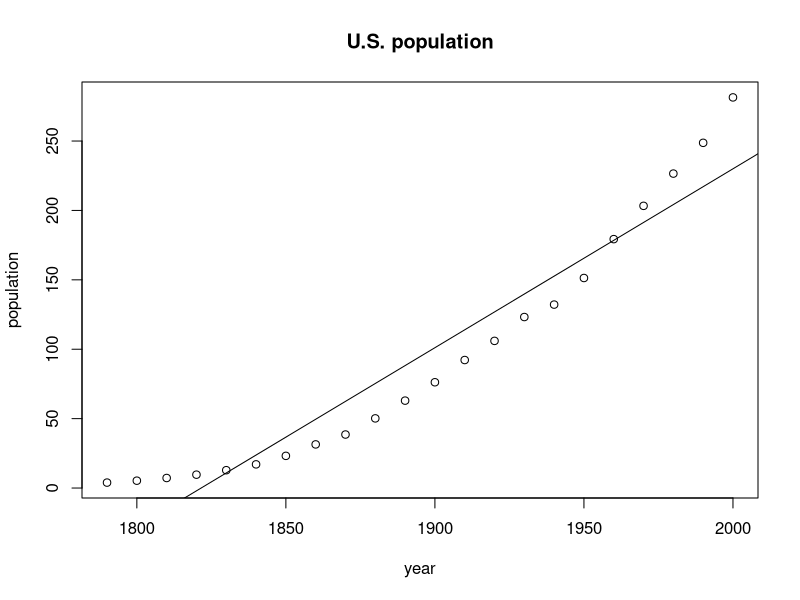
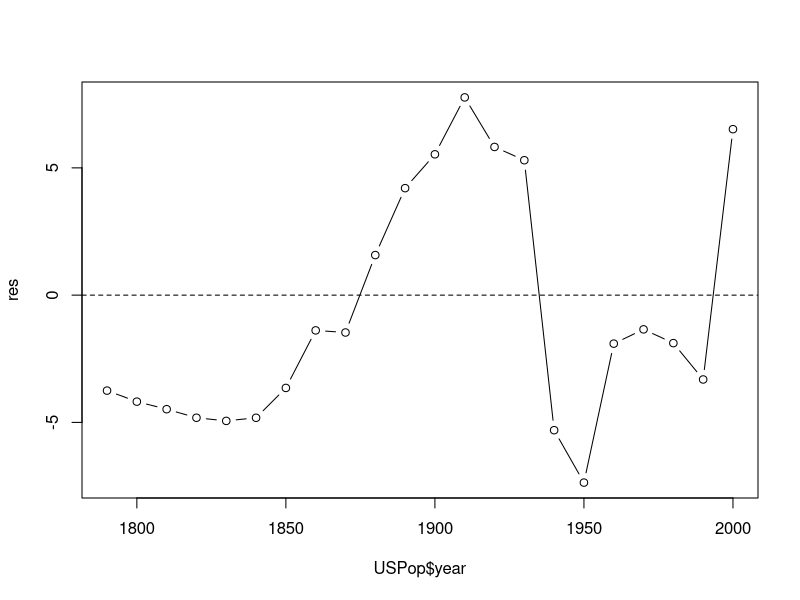
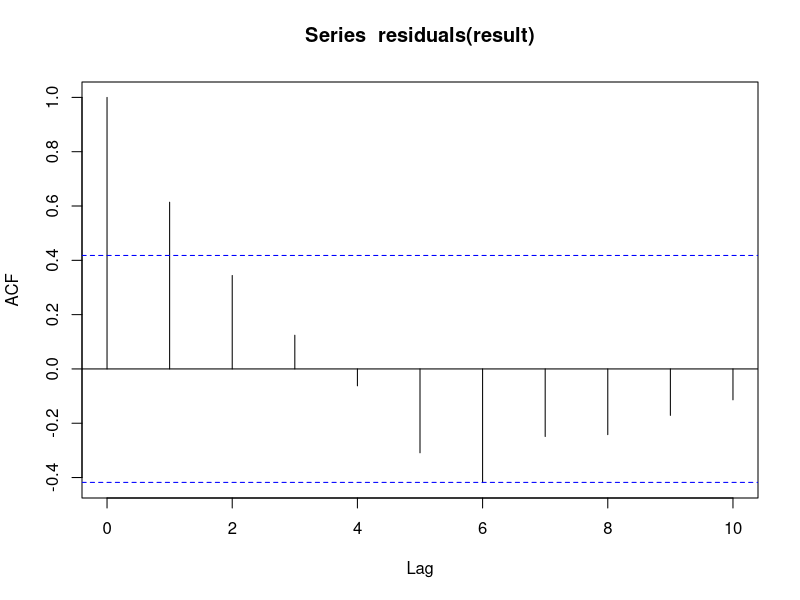
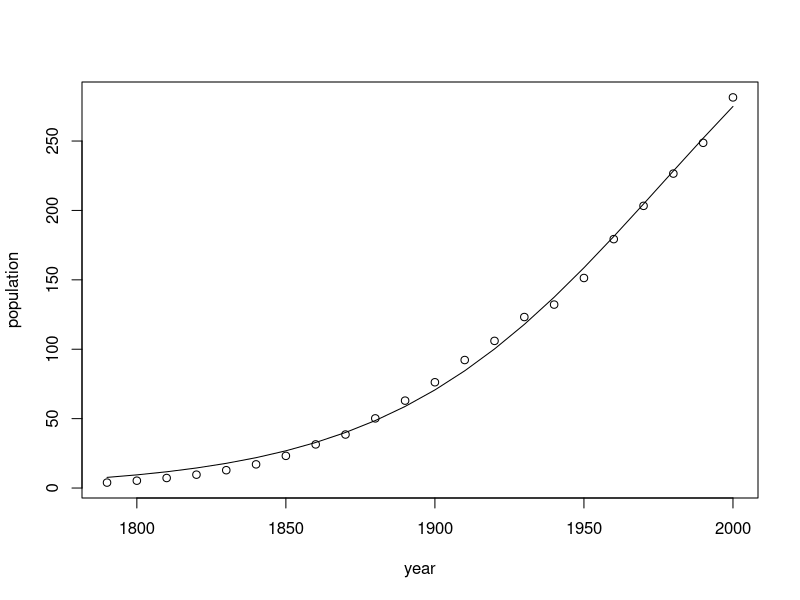
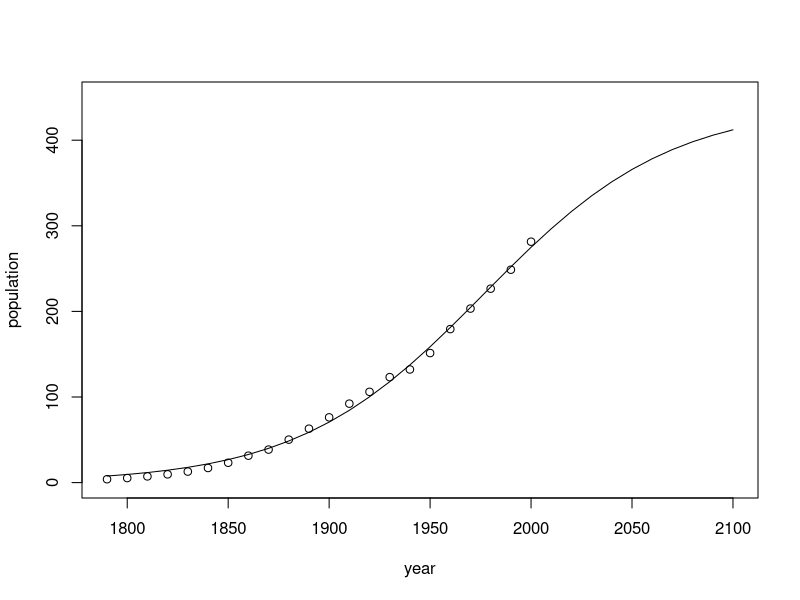

Reproduce these figures in R, in order.
# cf. http://user.keio.ac.jp/~nagakura/R/R_NLOLS.pdf

library(carData)
library(car)

# see data
plot(population~year, data=USPop, main="U.S. population")

# apply linear regression
abline(lm(population~year, data=USPop))

# logistic regression
result=nls(population ~ a/(1+exp(-(b0+b1*year))),
           start=list(a=400, b0=-49, b1=0.025),
           data=USPop, 
           trace=TRUE)
summary(result)

# plot residuals
res=residuals(result)
plot(USPop$year, res, type='b')
abline(h=0, lty=2)
acf(residuals(result), lag.max=10)

# plot predicts
plot(population ~ year, USPop)
lines(seq(1790, 2000, by=10), predict(result))

# plot predicts future
pyear2 = data.frame(year=seq(1790, 2100, by=10))
pre2=predict(result, pyear2)
plot(population ~ year, USPop ,xlim=c(1790,2100), ylim=c(0,450))
lines(pyear2$year, pre2)
